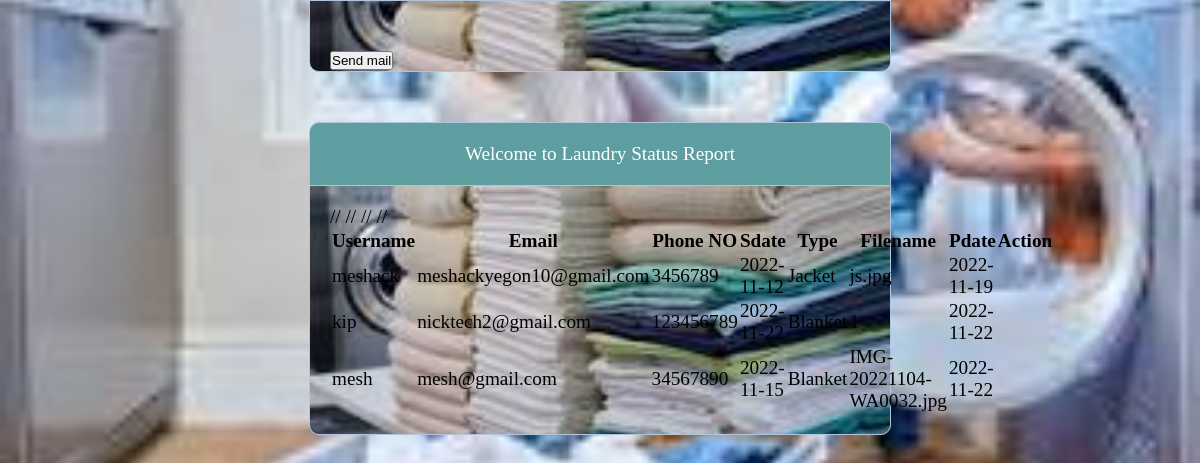
The page /admin/status.php on the database its author committed.
### tables this page shows
CREATE TABLE `users` (
  `id` int(10) NOT NULL,
  `username` varchar(100) NOT NULL,
  `email` varchar(100) NOT NULL,
  `location` varchar(100) NOT NULL,
  `phoneNo` int(100) NOT NULL,
  `user_type` varchar(100) NOT NULL,
  `password` varchar(100) NOT NULL
);

CREATE TABLE `laundry` (
  `id` int(10) NOT NULL,
  `sdate` date NOT NULL,
  `laundrytype` varchar(100) NOT NULL,
  `filename` varchar(100) NOT NULL,
  `pdate` date NOT NULL,
  `qrimage` varchar(100) DEFAULT NULL
);

### admin/status.php (the view, shortened to what this page needs)
<?php
include ("../functions.php");
?>
<!DOCTYPE html>
<html lang="en">
<head>
    <link rel="stylesheet" type="text/css" href="../style.css">
</head>
<body>
    <form style="padding-top:50px;" method="post">
        <button type="submit" style="float:left";name="submit">Send mail</button>
    </form>
    <header class="header">Welcome to Laundry Status Report</header>
    <form class="table-output" method="post" action="../function.php">
    <?php $results = mysqli_query($db,"SELECT u.username, u.email, u.phoneNo, l.sdate, l.laundrytype,l.filename, l.pdate
            FROM users u LEFT OUTER JOIN laundry l ON u.id= l.id"); ?>
        <table>
            <thread>
                <tr>
                    <th>Username</th>
                    <th>Email</th>
                    <th>Phone NO</th>
                    <th>Sdate</th>
                    <th>Type</th>
                    <th>Filename</th>
                    <th>Pdate</th>
                    <th>Action</th>
                </tr>
                <?php while ($row = mysqli_fetch_array($results)) { ?>
                <tr>
                    <td><?php echo $row['username']; ?></td>
                    <td><?php echo $row['email']; ?></td>
                    <td><?php echo $row['phoneNo']; ?></td>
                    <td><?php echo $row['sdate']; ?></td>
                    <td><?php echo $row['laundrytype']; ?></td>
                    <td><?php echo $row['filename']; ?></td>
                    <td><?php echo $row['pdate']; ?></td>
                </tr>
                <?php }
                             ?>
            </thread>
        </table>
</body>
</html>

### style.css (style rules this page uses)
* { margin: 0px; padding: 0px; }
body { font-size: 120%; background: #F8F8FF; background-image: url("./images/laundry3.jfif"); background-repeat: no-repeat; background-position: center; background-size: cover; }
.header { width: 45%; margin: 50px auto 0px; color: white; background: #5F9EA0; text-align: center; border: 1px solid #B0C4DE; border-bottom: none; border-radius: 10px 10px 0px 0px; padding: 20px; }
form, .content { width: 45%; margin: 0px auto; padding: 20px; border: 1px solid #B0C4DE; background: white; border-radius: 0px 0px 10px 10px; background-image: url("./images/laundry2.jfif"); background-repeat: no-repeat; background-position: center; background-size: cover; }

### rows shown on the page
users: username "meshack", email "meshackyegon10@gmail.com", phoneNo "3456789", laundry.sdate "2022-11-12", laundry.laundrytype "Jacket", laundry.filename "js.jpg", laundry.pdate "2022-11-19"
users: username "kip", email "nicktech2@gmail.com", phoneNo "123456789", laundry.sdate "2022-11-22", laundry.laundrytype "Blanket", laundry.filename "1", laundry.pdate "2022-11-22"
users: username "mesh", email "mesh@gmail.com", phoneNo "34567890", laundry.sdate "2022-11-15", laundry.laundrytype "Blanket", laundry.filename "IMG-20221104-WA0032.jpg", laundry.pdate "2022-11-22"
